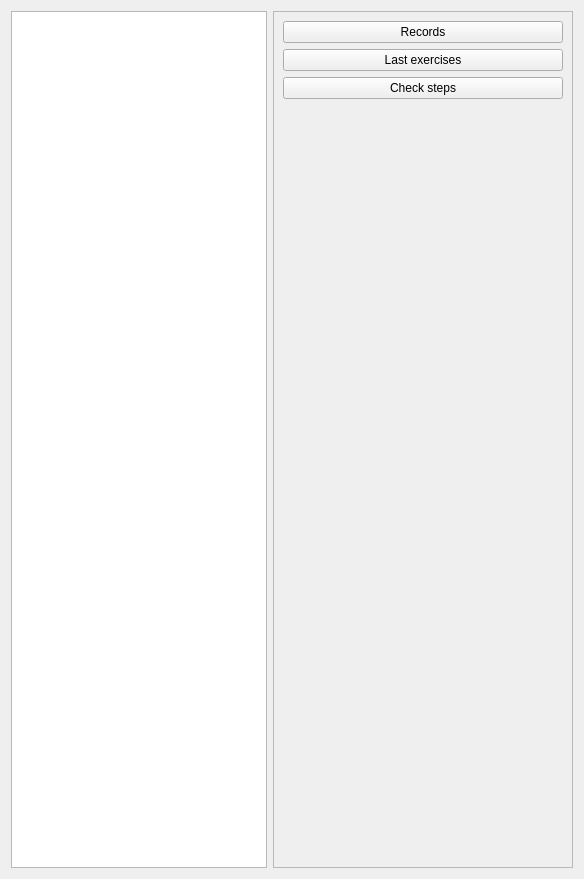
            <widget class="QWidget" name="tab_4">
              <attribute name="title">
                <string>Statistics</string>
              </attribute>
              <layout class="QHBoxLayout" name="horizontalLayout_6">
                <item>
                  <widget class="QTableView" name="tableView_statistics" />
                </item>
                <item>
                  <widget class="QFrame" name="frame_5">
                    <property name="minimumSize">
                      <size>
                        <width>300</width>
                        <height>0</height>
                      </size>
                    </property>
                    <property name="maximumSize">
                      <size>
                        <width>300</width>
                        <height>16777215</height>
                      </size>
                    </property>
                    <property name="frameShape">
                      <enum>QFrame::StyledPanel</enum>
                    </property>
                    <property name="frameShadow">
                      <enum>QFrame::Raised</enum>
                    </property>
                    <layout class="QVBoxLayout" name="verticalLayout_16">
                      <item>
                        <widget class="QPushButton" name="pushButton_statistics_refresh">
                          <property name="text">
                            <string>Records</string>
                          </property>
                        </widget>
                      </item>
                      <item>
                        <widget class="QPushButton" name="pushButton_last_exercises">
                          <property name="text">
                            <string>Last exercises</string>
                          </property>
                        </widget>
                      </item>
                      <item>
                        <widget class="QPushButton" name="pushButton_check_steps">
                          <property name="text">
                            <string>Check steps</string>
                          </property>
                        </widget>
                      </item>
                      <item>
                        <spacer name="verticalSpacer_4">
                          <property name="orientation">
                            <enum>Qt::Vertical</enum>
                          </property>
                          <property name="sizeHint" stdset="0">
                            <size>
                              <width>20</width>
                              <height>759</height>
                            </size>
                          </property>
                        </spacer>
                      </item>
                    </layout>
                  </widget>
                </item>
              </layout>
            </widget>
